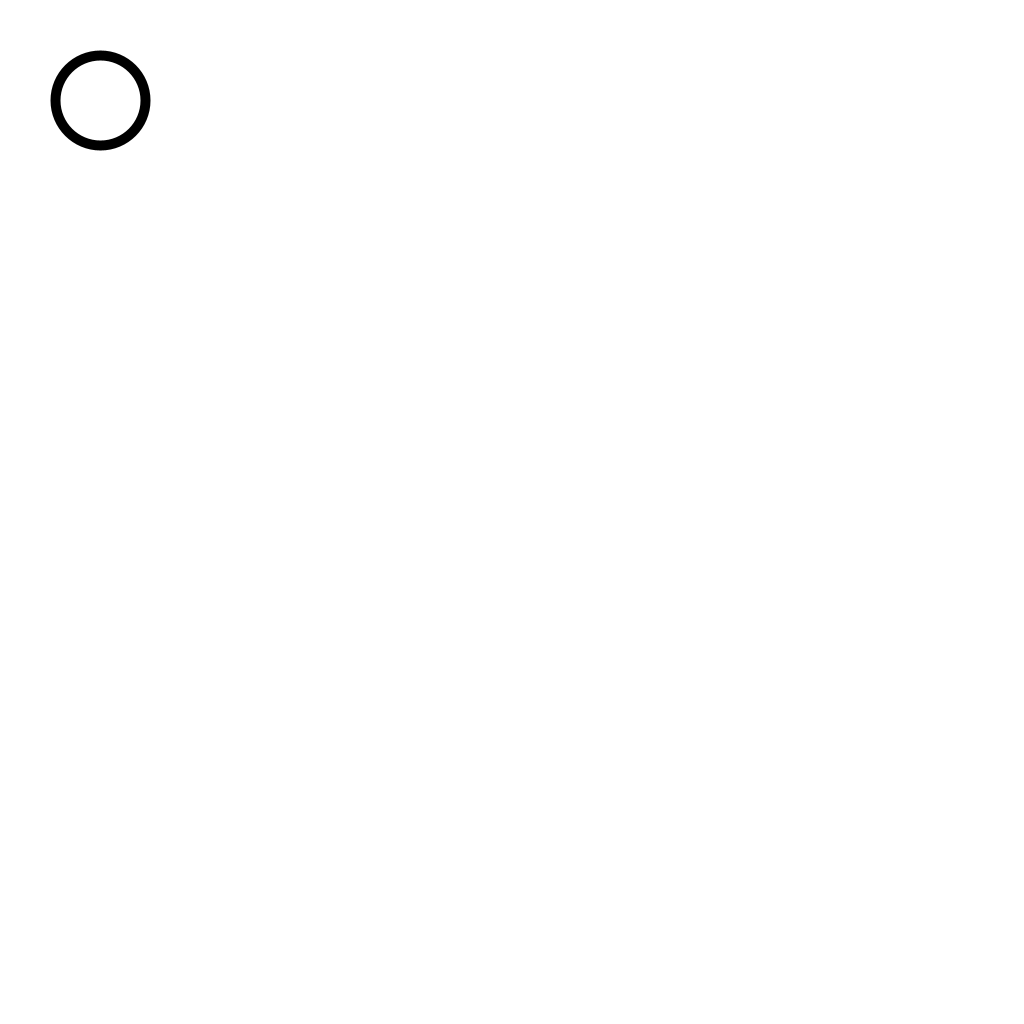
Frame 1 (no input)
Frame 60 (the mouse pressed at the canvas centre just before this capture): identical to frame 1, image omitted
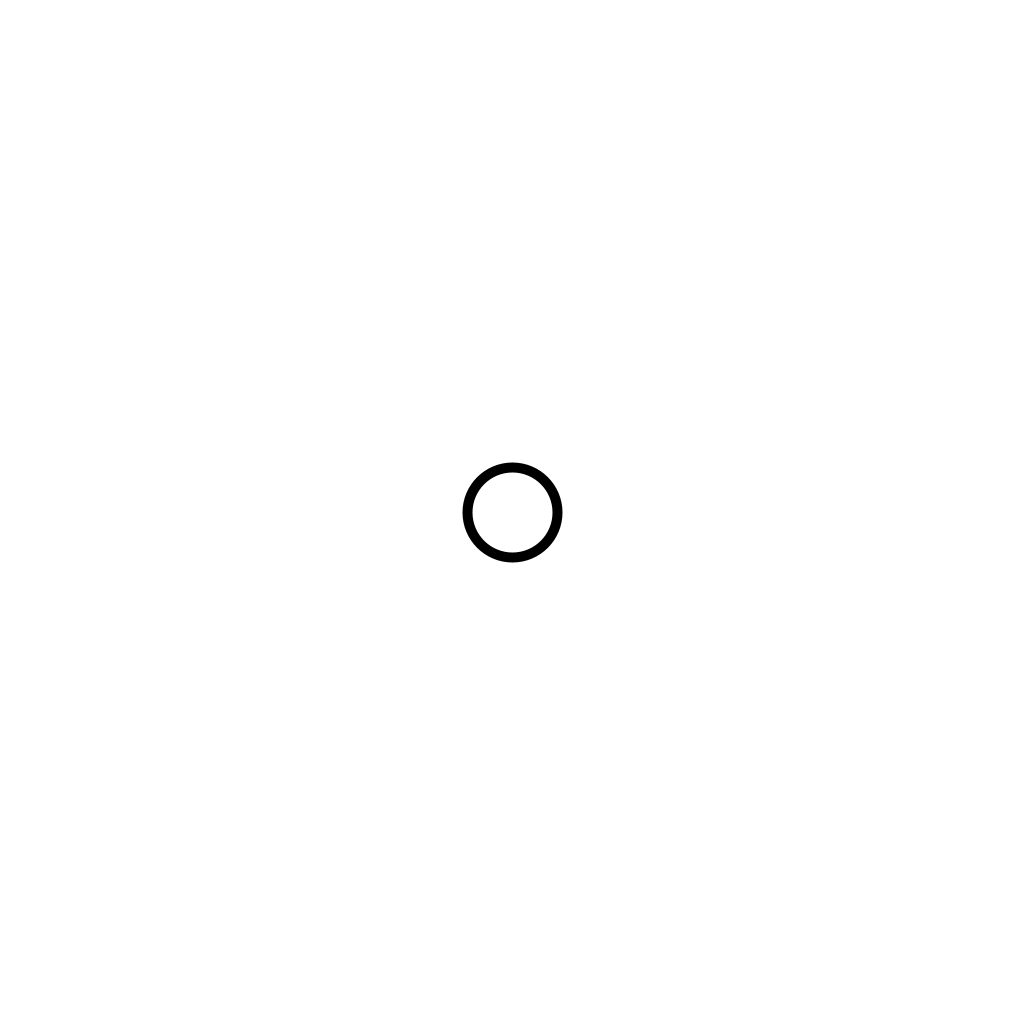
Frame 120 (the mouse held since frame 60 and released just before this capture)

The Processing sketch that drew these frames (run headless with seeded random() and noise(); from frame 60 on, the mouse is pressed at the canvas centre):

// Processing sketch: extra
// ── extra.pde
MyBall ball;
Background bGround;
DeltaTime deltaTime;

PVector mouseVec;
PVector powerVec;

PVector anchorVec;
boolean anchorLock = false;

float ballSize = 90;
float rEffect = 20; //Rubber impact effect
float rRestoreTime = 1.1; //Rubber restore

void setup(){

	surface.setTitle("Robin Bono | 03 - Vectors");
  	size(1024, 1024);

  	ball = new MyBall(100, 100, ballSize);
  	bGround = new Background(color(255, 255, 255));
  	deltaTime = new DeltaTime();

  	mouseVec = new PVector(mouseX, mouseY);
  	powerVec = new PVector(0, 0);
  	anchorVec = new PVector(0, 0);

  	bGround.SetAltColor(color(255, 199, 78, 150));
}

void draw(){

	bGround.Update();
	MouseStuff();
	ball.Update();
	deltaTime.Update();
}


void MouseStuff(){

	mouseVec.set(mouseX, mouseY);
}

//Smooth lerp between colors
color LerpColor( float intensity){
  
	return lerpColor(color(0,255,0,100), color(255,0,0,100), intensity);
}


class MyBall{

	PVector ballVec;
	PVector rubberVec;
	float bS; //Ball size

	MyBall(int xStartPos, int yStartPos, float cSize){

		ballVec = new PVector( xStartPos, yStartPos);
		rubberVec = new PVector(.0, .0);
		bS=cSize;
	}

	void Update(){

		if(mousePressed == true){

			ballVec.set(mouseVec);

			if(!anchorLock){

				anchorVec.set(mouseVec);
				powerVec.set(0, 0);
				anchorLock = true;
			} else {

				powerVec.set( PVector.sub(anchorVec, mouseVec) );
				powerVec.mult(3.50 * deltaTime.Get());

				//Modify distance to better fit with color lerp
				float modDist;
				modDist = PVector.dist(mouseVec, anchorVec) / 800;
				//Anchor line
				stroke( LerpColor(modDist));
				strokeWeight(5 + (modDist * 12.3));
				line(anchorVec.x, anchorVec.y, mouseVec.x, mouseVec.y);
			}

		} else {

			anchorLock = false;

			ballVec.add(powerVec);
		}

		//Check if ball hit walls horizontal
		if(ballVec.x - (bS/2) < 0 || ballVec.x + (bS/2) > width){

			powerVec.x *= -1;
			Clash("x");
			bGround.Trigger();
		}

		//Check if ball hit walls vertical
		if(ballVec.y - (bS/2) < 0 || ballVec.y + (bS/2) > height){

			powerVec.y *= -1;
			Clash("y");
			bGround.Trigger();
		}

		//Update rubber effect
		if(rubberVec.mag() > 0){

			if(rubberVec.x > 0){

				rubberVec.set(rubberVec.x - rRestoreTime, rubberVec.y);
			}

			if(rubberVec.y > 0){

				rubberVec.set(rubberVec.x, rubberVec.y - rRestoreTime);
			}
		}

		// Draw ball
		stroke(0, 0, 0);
		strokeWeight(10);
		ellipse(ballVec.x, ballVec.y, bS - rubberVec.x, bS - rubberVec.y);
	}

	void Clash(String axis){

		if( axis == "x"){

			println(axis);
			rubberVec.set(rEffect, rubberVec.y);			
		}

		if(axis == "y"){

			println(axis);
			rubberVec.set(rubberVec.x, rEffect);	
		}

		println(rubberVec.x);
	}

	float xPos(){

		return ballVec.x;
	}

	float yPos(){

		return ballVec.y;
	}	
}

class Background{

color sBColor;
color aBColor;
float c;

	Background(color rgb){

		sBColor = rgb;
	}

	void Update(){

		if(c > 0){

			background(lerpColor(sBColor, aBColor, c));
			c -= 0.1;
		} else {

			background(sBColor);
		}
		
		//println(c);
	}

	void SetAltColor(color rgb){

		aBColor = rgb;
	}

	void Trigger(){

		c = 1.1;
	}
}

class DeltaTime{

	int lastTime;
	
	DeltaTime(){

		lastTime = millis();
	}

	void Update(){

		lastTime = millis();
	}

	float Get(){
  
  		int returnValue = 0;

  		returnValue = millis() - lastTime;
  
  		return (float)returnValue/1000.0;
	}
}
